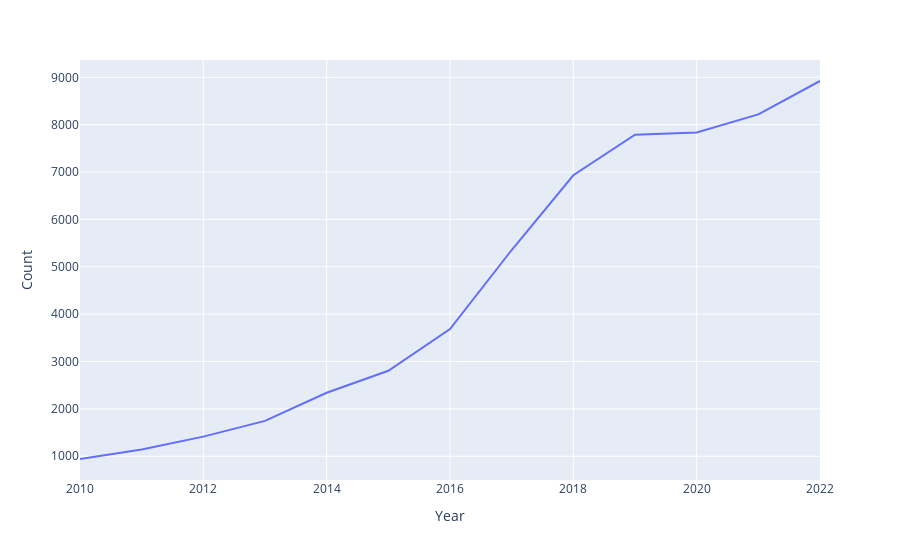

Source (notebook cell):
### Code cell
px.line(luna,x='Year', y='Count')

### Figure 1 — Plotly figure (JSON) as saved in the notebook; plotly's stock layout.template omitted (floating-point values rounded to 4 significant figures)
{"data": [{"hovertemplate": "Year=%{x}<br>Count=%{y}<extra></extra>", "legendgroup": "", "line": {"color": "#636efa", "dash": "solid"}, "marker": {"symbol": "circle"}, "mode": "lines", "name": "", "orientation": "v", "showlegend": false, "type": "scatter", "x": [2022, 2021, 2020, 2019, 2018, 2017, 2016, 2015, 2014, 2013, 2012, 2011, 2010], "xaxis": "x", "y": [8922, 8216, 7834, 7787, 6932, 5354, 3684, 2805, 2340, 1747, 1414, 1144, 942], "yaxis": "y"}], "layout": {"legend": {"tracegroupgap": 0}, "margin": {"t": 60}, "xaxis": {"anchor": "y", "domain": [0, 1], "title": {"text": "Year"}}, "yaxis": {"anchor": "x", "domain": [0, 1], "title": {"text": "Count"}}}}
